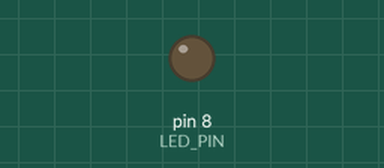
The sketch below on a simulated Arduino Uno, built with avr-gcc and run on an emulated ATmega328P. Shown: output pins drawn as LEDs (lit = HIGH).

Above: at 0.1 s.
At 44.01 s:
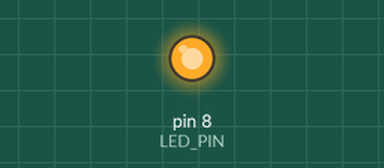
Timing chart, 0 to 45.6 s (numbered marks = the images above):
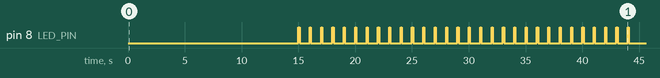

The sketch:

FlashTest.ino
```cpp
// LaserRange physical LED test. UNO-compatible board, LED on D8.
// D8 -> 220/330 ohm resistor -> LED anode; LED cathode -> GND.
// Reset or power-on: wait 15 s, emit 30 pulses, then remain off.
const byte LED_PIN = 8;
const unsigned int FLASH_MS = 100;
const unsigned int PERIOD_MS = 1000;
const byte FLASH_COUNT = 30;
const unsigned long START_DELAY_MS = 15000;
static_assert(FLASH_MS < PERIOD_MS, "Flash must be shorter than period");

void setup() {
  digitalWrite(LED_PIN, LOW);
  pinMode(LED_PIN, OUTPUT);
  delay(START_DELAY_MS);
  for (byte i = 0; i < FLASH_COUNT; ++i) {
    digitalWrite(LED_PIN, HIGH);
    delay(FLASH_MS);
    digitalWrite(LED_PIN, LOW);
    delay(PERIOD_MS - FLASH_MS);
  }
}

void loop() {
  // Deliberately stopped. Press RESET to repeat the test.
}
```
